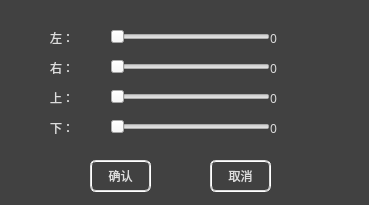
<?xml version="1.0" encoding="UTF-8"?>
<ui version="4.0">
 <class>CutDialog</class>
 <widget class="QDialog" name="CutDialog">
  <property name="geometry">
   <rect>
    <x>0</x>
    <y>0</y>
    <width>369</width>
    <height>205</height>
   </rect>
  </property>
  <property name="windowTitle">
   <string>裁剪</string>
  </property>
  <property name="styleSheet">
   <string notr="true">QDialog
{
	background-color:rgb(65, 65, 65);
}
QDialog QLabel
{
	color:rgb(221, 221, 221);
	qproperty-alignment: AlignCenter;
}
QPushButton
{
	border:2px groove rgb(221, 221, 221);
	border-radius: 6px;
	color:rgb(221, 221, 221);
	padding: 2px 5px;
}
QPushButton:hover
{
	border:2px groove rgb(221, 221, 221);
	color: rgb(83, 83, 83);
	background-color: rgb(221, 221, 221);
}
QPushButton:pressed
{
	border:2px groove rgb(70, 160, 245);
	color: rgb(221, 221, 221);
	background-color: rgb(70, 160, 245);
}
QRadioButton
{
	color:rgb(221, 221, 221);
}
</string>
  </property>
  <widget class="QLabel" name="topLeftLabel">
   <property name="geometry">
    <rect>
     <x>50</x>
     <y>30</y>
     <width>60</width>
     <height>16</height>
    </rect>
   </property>
   <property name="font">
    <font>
     <family>Lantinghei SC</family>
    </font>
   </property>
   <property name="text">
    <string>左：</string>
   </property>
  </widget>
  <widget class="QLabel" name="topRightLabel">
   <property name="geometry">
    <rect>
     <x>50</x>
     <y>60</y>
     <width>60</width>
     <height>16</height>
    </rect>
   </property>
   <property name="font">
    <font>
     <family>Lantinghei SC</family>
    </font>
   </property>
   <property name="text">
    <string>右：</string>
   </property>
  </widget>
  <widget class="QLabel" name="BottomLeftLabel">
   <property name="geometry">
    <rect>
     <x>50</x>
     <y>90</y>
     <width>60</width>
     <height>16</height>
    </rect>
   </property>
   <property name="font">
    <font>
     <family>Lantinghei SC</family>
    </font>
   </property>
   <property name="text">
    <string>上：</string>
   </property>
  </widget>
  <widget class="QLabel" name="BottomRightLabel">
   <property name="geometry">
    <rect>
     <x>50</x>
     <y>120</y>
     <width>60</width>
     <height>16</height>
    </rect>
   </property>
   <property name="font">
    <font>
     <family>Lantinghei SC</family>
    </font>
   </property>
   <property name="text">
    <string>下：</string>
   </property>
  </widget>
  <widget class="QSlider" name="topLeftSlider">
   <property name="geometry">
    <rect>
     <x>110</x>
     <y>26</y>
     <width>160</width>
     <height>22</height>
    </rect>
   </property>
   <property name="orientation">
    <enum>Qt::Horizontal</enum>
   </property>
  </widget>
  <widget class="QSlider" name="topRightSlider">
   <property name="geometry">
    <rect>
     <x>110</x>
     <y>56</y>
     <width>160</width>
     <height>22</height>
    </rect>
   </property>
   <property name="orientation">
    <enum>Qt::Horizontal</enum>
   </property>
  </widget>
  <widget class="QSlider" name="bottomLeftSlider">
   <property name="geometry">
    <rect>
     <x>110</x>
     <y>86</y>
     <width>160</width>
     <height>22</height>
    </rect>
   </property>
   <property name="orientation">
    <enum>Qt::Horizontal</enum>
   </property>
  </widget>
  <widget class="QSlider" name="bottomRightSlider">
   <property name="geometry">
    <rect>
     <x>110</x>
     <y>116</y>
     <width>160</width>
     <height>22</height>
    </rect>
   </property>
   <property name="orientation">
    <enum>Qt::Horizontal</enum>
   </property>
  </widget>
  <widget class="QLabel" name="topLeftValue">
   <property name="geometry">
    <rect>
     <x>270</x>
     <y>30</y>
     <width>60</width>
     <height>16</height>
    </rect>
   </property>
   <property name="font">
    <font>
     <family>Lantinghei SC</family>
    </font>
   </property>
   <property name="text">
    <string>0</string>
   </property>
  </widget>
  <widget class="QLabel" name="topRightValue">
   <property name="geometry">
    <rect>
     <x>270</x>
     <y>60</y>
     <width>60</width>
     <height>16</height>
    </rect>
   </property>
   <property name="font">
    <font>
     <family>Lantinghei SC</family>
    </font>
   </property>
   <property name="text">
    <string>0</string>
   </property>
  </widget>
  <widget class="QLabel" name="BottomLeftValue">
   <property name="geometry">
    <rect>
     <x>270</x>
     <y>90</y>
     <width>60</width>
     <height>16</height>
    </rect>
   </property>
   <property name="font">
    <font>
     <family>Lantinghei SC</family>
    </font>
   </property>
   <property name="text">
    <string>0</string>
   </property>
  </widget>
  <widget class="QLabel" name="BottomRightValue">
   <property name="geometry">
    <rect>
     <x>270</x>
     <y>120</y>
     <width>60</width>
     <height>16</height>
    </rect>
   </property>
   <property name="font">
    <font>
     <family>Lantinghei SC</family>
    </font>
   </property>
   <property name="text">
    <string>0</string>
   </property>
  </widget>
  <widget class="QPushButton" name="conformButton">
   <property name="geometry">
    <rect>
     <x>90</x>
     <y>160</y>
     <width>61</width>
     <height>32</height>
    </rect>
   </property>
   <property name="font">
    <font>
     <family>Lantinghei SC</family>
    </font>
   </property>
   <property name="text">
    <string>确认</string>
   </property>
  </widget>
  <widget class="QPushButton" name="cancelButton">
   <property name="geometry">
    <rect>
     <x>210</x>
     <y>160</y>
     <width>61</width>
     <height>32</height>
    </rect>
   </property>
   <property name="font">
    <font>
     <family>Lantinghei SC</family>
    </font>
   </property>
   <property name="text">
    <string>取消</string>
   </property>
  </widget>
 </widget>
 <resources/>
 <connections/>
</ui>
